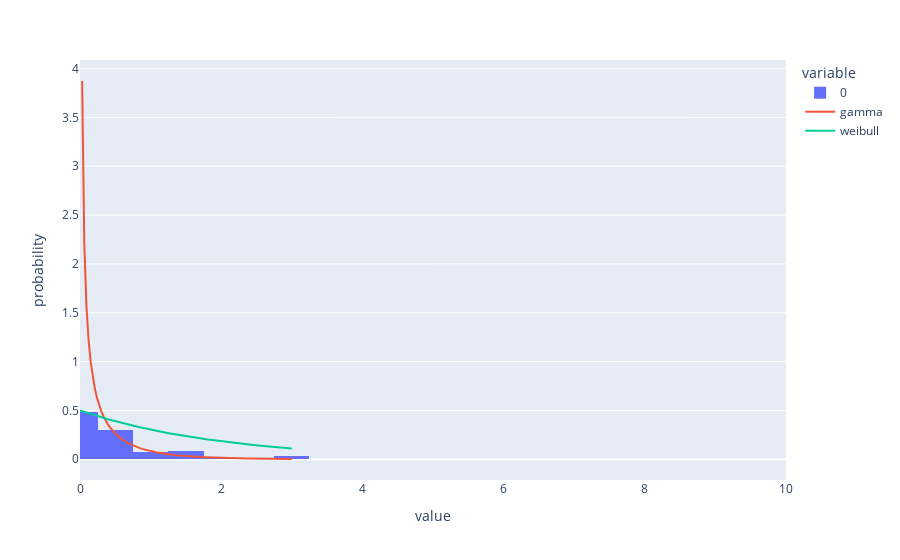

The cell this chart's notebook holds for it:
### Code cell
import plotly.express as px
normed_hist = px.histogram(a.best_alpha_list(),nbins=10,range_x=[0,10],histnorm='probability')
normed_hist.add_scatter(x = x, y = gamma, mode = 'lines', name='gamma')
normed_hist.add_scatter(x = x, y = weib, mode = 'lines', name='weibull')
